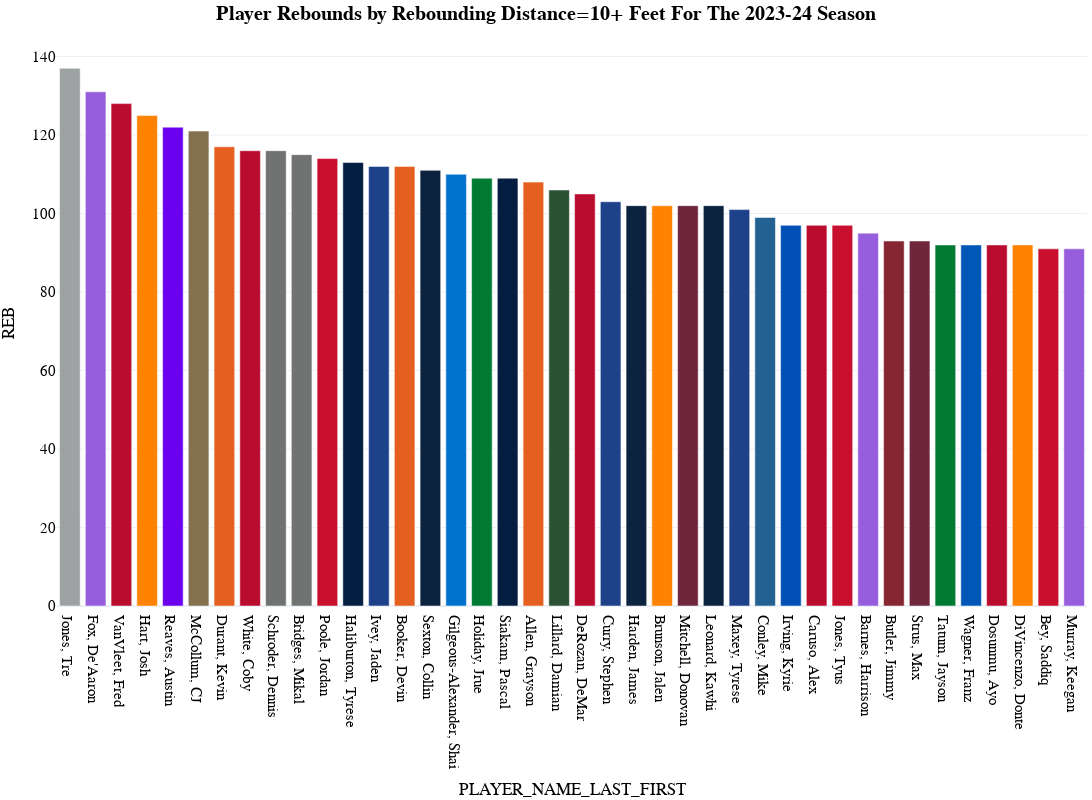

Write notebook code for a chart like this one.
### Code cell
fig_reb_dist_season4 = px.bar(
  reb_dist_season[(reb_dist_season["REB"]>90)&(reb_dist_season["REB_DIST_RANGE"]=="10+ Feet")].sort_values(by="REB",ascending=False), 
  x="PLAYER_NAME_LAST_FIRST", 
  y="REB",
#   y="OREB",
#   y="DREB",
  color="PLAYER_NAME_LAST_FIRST",
  color_discrete_map=player_color_dict_shot_dist,     
  template='plotly_white',
  title="<b>Player Rebounds by Rebounding Distance=10+ Feet For The {} Season</b>".format(year),
  hover_data=['G','REB_DIST_RANGE', 'REB_FREQUENCY', 'OREB', 'DREB', 'REB', 'C_OREB','C_DREB', 'C_REB', 'C_REB_PCT', 'UC_OREB', 'UC_DREB', 'UC_REB',
              'UC_REB_PCT', 'Season', 'Category', 'TEAM_ABBREVIATION','color'], 
  height=800, 
  width=1200,
  )
fig_reb_dist_season4.update_layout(
    margin=dict(l=5, r=5, t=40, b=5),
    showlegend=False,
    title_x=0.5,
    hoverlabel=dict(
        bgcolor="white",
        font_size=16,
        font_family="PT Sans Narrow"
    ),
    # yaxis_range=[0,85],
    yaxis = dict(tickfont = dict(size=15)),
    xaxis = dict(tickfont = dict(size=15)),
    font=dict(
        family="PT Sans Narrow",
        size=14,
        color="Black"
    ),
    title_font_family="PT Sans Narrow"
)
fig_reb_dist_season4
